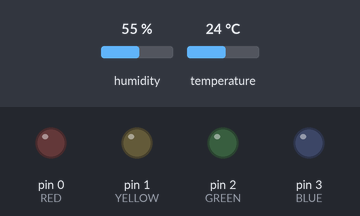
Bench run of a sketch on a simulated Arduino Uno, built with avr-gcc and run on an emulated ATmega328P. On the bench: output pins drawn as LEDs (lit = HIGH). The inputs (shaded band) are chosen by the test bench; at power-on: temperature 24 °C, humidity 55 %.

Above: at 4.2 s.
4.3 s: temperature set to 19 °C
At 7.19 s:
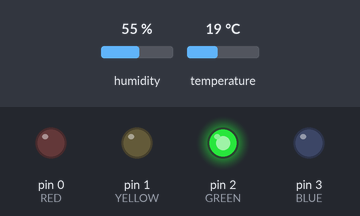
12.8 s: temperature set to 28 °C
At 15.24 s:
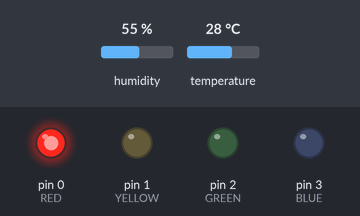
Timing chart, 0 to 23.7 s (numbered marks = the images above; inputs shaded):
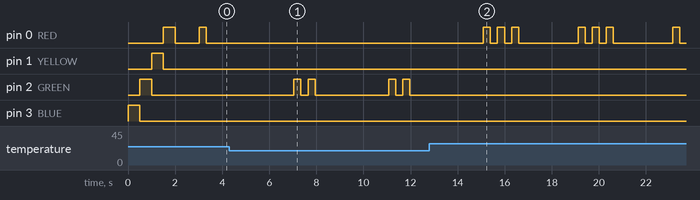

Measured:
- after the input at 4.3 s, pin 0 (RED): stops changing and stays LOW; pin 2 (GREEN): LOW → HIGH after 2.7 s, → LOW 0.30 s later, → HIGH 0.30 s later, → LOW 0.30 s later, … (8 changes in this stretch)
- after the input at 12.8 s, pin 0 (RED): LOW → HIGH after 2.3 s, then repeats every 4.0 s: 2 × (LOW 0.30 s, HIGH 0.30 s), LOW 2.5 s, HIGH 0.30 s; pin 2 (GREEN): stops changing and stays LOW

The sketch:

cijferloos.ino
```cpp
#define TINY

#ifdef TINY
#define DHTPIN 4
#define BLUE   3
#define GREEN  2
#define YELLOW 1
#define RED    0
#else
#define DHTPIN 3
#define BLUE   2
#define GREEN  6
#define YELLOW 4
#define RED    5
#define DEBUG
#endif

#ifdef DEBUG
#define PRINT(x)   Serial.print(x)
#define PRINTLN(x) Serial.println(x)
#define WRITE(x)   Serial.write(x)
#else
#define PRINT(x)
#define PRINTLN(x)
#define WRITE(x)
#endif

#include <Arduino.h>

// https://github.com/RobTillaart/DHTlib
#include <dht.h>

dht DHT;

byte leds[4] = { BLUE, GREEN, YELLOW, RED };

int show(int temp) {
    PRINT(F("show("));
    PRINT(temp);
    PRINT(F(")\t"));
    temp -= 15;
    if (temp < 0) {
        temp = 0;
    } else if (temp > 11) {
        temp = 11;
    }
    int led = leds[temp / 3];
    int blinks = (temp % 3) + 1;
    PRINT(temp / 3);
    PRINT("\t");
    PRINTLN(blinks);
    for (int i = 0; i < blinks; i++) {
        digitalWrite(led, HIGH);
        delay(300);
        digitalWrite(led, LOW);
        delay(300);
    }
    return blinks * 600;
}

void setup()
{
#ifdef DEBUG
    Serial.begin(9600);
    while (!Serial)
        ;
#endif
    pinMode(BLUE,   OUTPUT);
    pinMode(GREEN,  OUTPUT);
    pinMode(YELLOW, OUTPUT);
    pinMode(RED,    OUTPUT);

    digitalWrite(BLUE,   LOW);
    digitalWrite(GREEN,  LOW);
    digitalWrite(YELLOW, LOW);
    digitalWrite(RED,    LOW);

    for (int i = 0; i < 4; i++) {
        digitalWrite(leds[i], HIGH);
        delay(500);
        digitalWrite(leds[i], LOW);
    }
    delay(1000);
}

void loop()
{
    if (DHT.read11(DHTPIN) == DHTLIB_OK) {
        PRINT(DHT.temperature);
        PRINTLN(F("°C"));
        delay(4000 - show(DHT.temperature));
    } else {
        PRINT(F("Error reading temperature"));
        digitalWrite(RED, HIGH);
        delay(3800);
        digitalWrite(RED, LOW);
        delay(200);
    }
}
```
